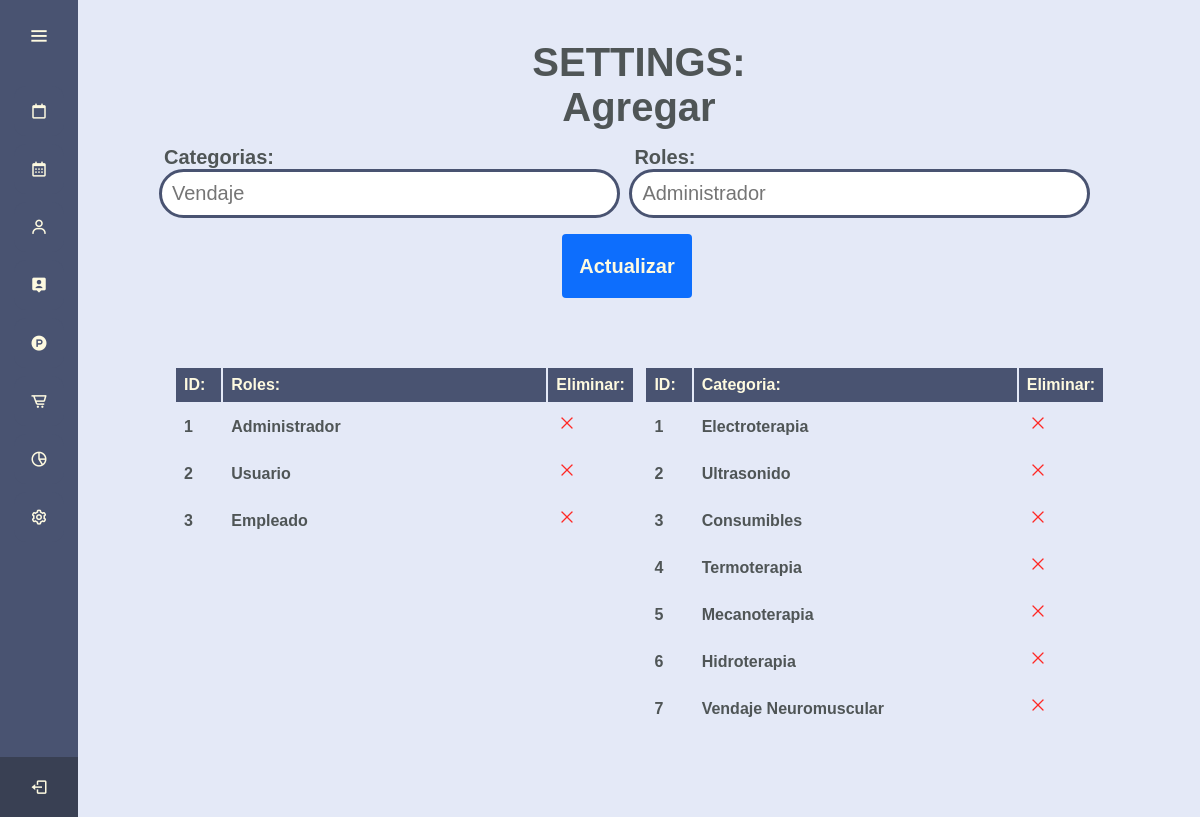
Page /views/shop/admin.php?action=settings (signed in) on the committed database.
### tables this page shows
create table rol(
    id_rol int not null auto_increment,
    rol varchar(20) not null,
    primary key (id_rol)
)DEFAULT;

create table categoria(
    id_categoria INTEGER NOT NULL AUTO_INCREMENT,
    nombre_cat varchar(50) not null,
    PRIMARY KEY (id_categoria)
)DEFAULT;

### modulos/settings.php (the view, shortened to what this page needs)
<h2>SETTINGS:</h2>
<h2>Agregar</h2>
<main>
    <div class="animate__animated animate__zoomIn">
        <form action="../../php/settings.php" method="POST">
            <div class="columnas">
                <div class="col1_11">
                    <label for="Categorias">Categorias:<br>
                        <input class="ress" type="text" name="categorias" id="categorias" placeholder="Vendaje"><br>
                    </label>
                </div>
                <div class="col1_11">
                    <label for="Roles">Roles:<br>
                        <input class="ress" type="text" name="roles" id="roles" placeholder="Administrador"><br>
                    </label>
                </div>
                <div class="col5">
                    <input type="submit" class="btn btn-primary botonh" value="Actualizar">
                </div>
            </div>
        </form>
    </div>
</main>
<div class="contenedor animate__animated animate__zoomIn">
    <div class="columnas">
        <div class="col1_11">
            <table class="table">
                <thead>
                    <tr>
                        <th class="th-10">ID:</th>
                        <th colspan="1">Roles:</th>
                        <th class="th-10">Eliminar:</th>
                    </tr>
                </thead>
                <tbody>
                    <?php
                    $query = "SELECT * FROM rol;";
                    $consulta = mysqli_query($connect, $query);
                    while ($row = mysqli_fetch_array($consulta)) {
                    ?>
                        <tr>
                            <td colspan="1"><?php echo $row['id_rol'] ?></td>
                            <td colspan="1"><?php echo $row['rol'] ?></td>
                            <td colspan="1">
                            <?php
                                $link = "../shop/admin.php?action=modalcat&eliminar=rol&id=" . $row['id_rol'];
                            ?>
                                <a href="<?php echo $link ?>" class="btn" onlick="">
                                </a>
                            </td>
                        </tr>
                    <?php
                    }
                    ?>
                </tbody>
            </table>
        </div>
        <div class="col1_11">
            <table class="table">
                <thead>
                    <tr>
                        <th class="th-10">ID:</th>
                        <th colspan="1">Categoria:</th>
                        <th class="th-10">Eliminar:</th>
                    </tr>
                </thead>
                <tbody>
                    <?php
                    $query = "SELECT * FROM categoria;";
                    $consulta = mysqli_query($connect, $query);
                    while ($row = mysqli_fetch_array($consulta)) {
                    ?>
                        <tr>
                            <td colspan="1"><?php echo $row['id_categoria'] ?></td>
                            <td colspan="1"><?php echo $row['nombre_cat'] ?></td>
                            <td colspan="1">
                            <?php
                                    $link2 = "../shop/admin.php?action=modalcat&eliminar=cat&id=" . $row['id_categoria'];
                                ?>
                                <a href="<?php echo $link2 ?>" class="btn" onlick="">
                                </a>
                            </td>
                        </tr>
                    <?php
                    }
                    ?>
                </tbody>
            </table>
        </div>
    </div>
</div>

### css/admin.css (style rules this page uses)
:root { --letra-titulos: "Oswald", sans-serif; --letra-parrafos: "Montserrat", sans-serif; --color-header: #495371; --color-pheader: #fefae0; --color-titulos: #4f5556; --color-contacto: #3b6a71; --color-foot: #394053; --fn: "Seleccionar Archivo"; }
* { margin: 0; padding: 0; box-sizing: border-box; font-family: "Poppins", sans-serif; }
main { display: flex; align-items: center; justify-content: center; }
html { height: 100vh !important; position: relative; }
body { margin: 0; margin-bottom: 40px; max-height: 100%; }
@media (max-width: 1400px) { html { height: 80vh !important; position: static; } }
@media (max-width: 1400px) { body { max-height: 100%; } }
input { padding-bottom: 10px; }
label, textarea { font-family: var(--letra-parrafos); font-weight: bold; font-size: 20px; color: #495371; text-align: justify; padding: 5px; padding-bottom: 10px; resize: none; }
.contenedor { width: 100%; padding-right: 6rem; padding-left: 6rem; margin-right: auto; margin-left: auto; }
h2 { font-family: var(--letra-parrafos); font-weight: 600; font-size: 40px; color: var(--color-titulos); text-align: center; }
.btn-primary { background-color: #0d6efd; border-color: #0d6efd; }
.botonh { font-family: var(--letra-parrafos); font-weight: 600; font-size: 20px; color: var(--color-pheader); padding: 1rem !important; border-radius: 3; }
.btn { display: inline-block; line-height: 1.5; text-align: center; text-decoration: none; vertical-align: middle; user-select: none; border: 1px solid transparent; border-radius: 0.25rem; transition: color 0.15s ease-in-out, background-color 0.15s ease-in-out, border-color 0.15s ease-in-out, box-shadow 0.15s ease-in-out; }
.table > :not(caption) > * > * { padding: 0.5rem 0.5rem; background-color: var(--bs-table-bg); border-bottom-width: 1px; box-shadow: inset 0 0 0 9999px var(--bs-table-accent-bg); }
th { display: table-cell; vertical-align: inherit; font-weight: bold; text-align: -internal-center; }
th { display: table-cell; vertical-align: inherit; font-weight: bold; text-align: -internal-center; text-align: left; }
.th-10 { width: 10%; }
.table { --bs-table-bg: transparent; --bs-table-accent-bg: transparent; --bs-table-striped-color: #212529; --bs-table-striped-bg: rgba(0, 0, 0, 0.05); --bs-table-active-color: #212529; --bs-table-active-bg: rgba(0, 0, 0, 0.1); --bs-table-hover-color: #212529; --bs-table-hover-bg: rgba(0, 0, 0, 0.075); width: 100%; margin-bottom: 2rem; color: #212529; vertical-align: top; border-color: #dee2e6; padding-top: 1rem; }
thead { border-bottom: 2px solid rgba(30, 27, 27, 0); background-color: var(--color-header); }
thead > tr > th { color: var(--color-pheader); }
td { color: var(--color-titulos); font-weight: 600; font-size: 16px; }
.columnas { display: inline-block; justify-content: center; width: 80vw; padding-bottom: 2rem; }
.col5 { display: flex; float: right !important; width: 100%; padding-left: 42%; align-items: center; }
form { padding-top: 1rem; padding-bottom: 1rem; }
.ress { border-radius: 30px; border: 3px solid; color: #495371; width: 100%; font-family: var(--letra-titulos); font-size: 20px; color: var(--color-titulos); padding-top: 10px; padding-bottom: 10px; padding-left: 20px; padding-right: 20px; }
.col1_11 > label { font-family: var(--letra-titulos); font-size: 20px; color: var(--color-titulos); text-align: left; font-weight: bold; width: 100%; padding-top: 20px; }
.col1_11 > label > input { border-radius: 30px; border: 3px solid; color: #495371; width: 100% !important; padding-left: 20px; padding: 10px; }
.col1_11 { display: block; float: left; text-align: left; width: 49%; align-items: center; padding-right: 1%; padding-bottom: 1rem; height: 100%; }

### rows in the picture
rol: id_rol "1", rol "Administrador"
rol: id_rol "2", rol "Usuario"
rol: id_rol "3", rol "Empleado"
categoria: id_categoria "1", nombre_cat "Electroterapia"
categoria: id_categoria "2", nombre_cat "Ultrasonido"
categoria: id_categoria "3", nombre_cat "Consumibles"
categoria: id_categoria "4", nombre_cat "Termoterapia"
categoria: id_categoria "5", nombre_cat "Mecanoterapia"
categoria: id_categoria "6", nombre_cat "Hidroterapia"
categoria: id_categoria "7", nombre_cat "Vendaje Neuromuscular"
